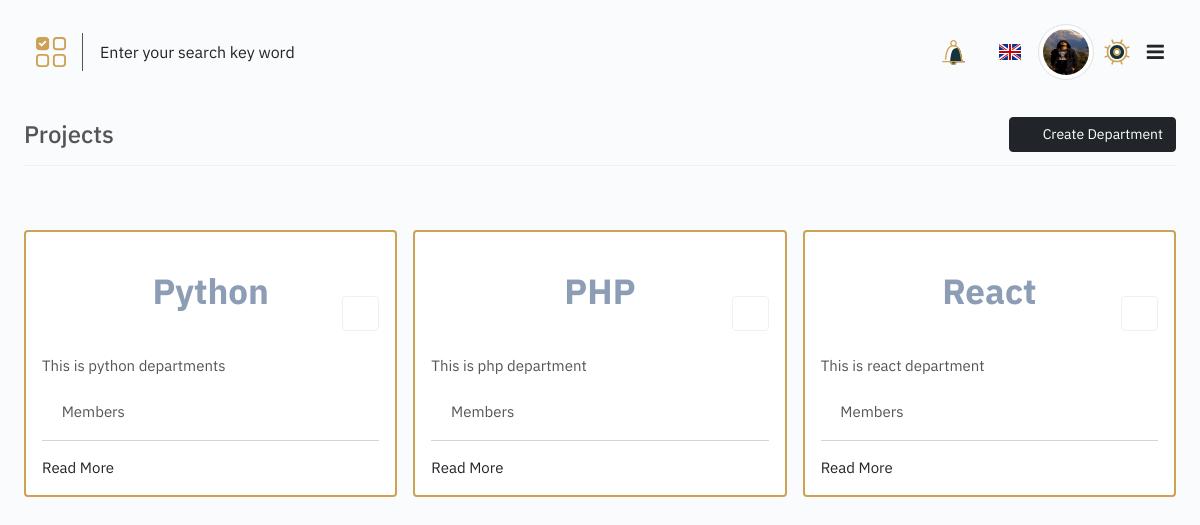
/departments_/ (signed in), run on the app's committed database.
### accounts/models.py (models this page shows, shortened)
class User(AbstractBaseUser, PermissionsMixin):
    username = models.CharField(max_length=255, null=True, blank=True)
    fullname = models.CharField(max_length=255, null=True, blank=True)
    image = models.ImageField(default='avatar.jpg', upload_to='profile_pics')
    email = models.EmailField('email address', max_length=255, unique=True, error_messages={'unique': "A user with that email already exists.", })
    contact = models.BigIntegerField(null=True, blank=True)
    education = models.CharField(max_length=255, null=True, blank=True)
    experience = models.CharField(max_length=255, null=True, blank=True)
    City = models.CharField(max_length=255, null=True, blank=True)
    description = models.TextField(max_length=500, null=True, blank=True)
    department = models.ForeignKey(Departments, on_delete=models.CASCADE, null=True, blank=True)
    address = models.CharField(max_length=1000, null=True, blank=True)
    country = models.CharField(max_length=1000, null=True, blank=True)
    designation = models.CharField(max_length=255, null=True, blank=True)
    is_admin = models.BooleanField('admin',default=True,help_text=('Designates whether this user should be treated as active. ''Unselect this instead of deleting accounts.'), )
    is_active = models.BooleanField('active',default=True,help_text=('Designates whether this user should be treated as active. ''Unselect this instead of deleting accounts.'),)
    is_staff = models.BooleanField('staff status',default=False,help_text='Designates whether the user can log into this admin site.',)
    is_projectmanager = models.BooleanField('project manager status', default=False,help_text='Designates whether the user can log into this admin site.', )
    is_employee = models.BooleanField(default=False)
    is_TeamLeader = models.BooleanField(default=False)
    date_joined = models.DateTimeField(null=True, blank=True)
    USERNAME_FIELD = 'email'
    EMAIL_FIELD = 'email'
    REQUIRED_FIELDS = []
    objects = UserManager()

### departments/models.py (models this page shows, shortened)
class Departments(models.Model):
    name = models.CharField(max_length=255, null=True, blank=True)
    description = models.TextField(null=True, blank=True)

### departments/views.py (the view)
# urls.py: path('', include('departments.urls')),
def departments(request):
    data = Departments.objects.all()
    department_name = []
    department_count = {}
    for obj in data:
        department_name.append(obj.name)
    for department in department_name:
        department_count[department] = User.objects.filter(department__name=department).count()
    if request.method == "POST":
        create_form = DepartmentsForm(request.POST)
        if create_form.is_valid():
            create_form.save()
        return redirect('admin_departments')
    else:
        department_form = DepartmentsForm()
    context = {'data': data, 'department_count': department_count, 'department_form':department_form}
    return render(request, 'Admin_templates/department.html', context)

### departments/forms.py
class DepartmentsForm(forms.ModelForm):
    class Meta:
        model = Departments
        fields = ('name', 'description')
        widgets = {
            'name': forms.TextInput(
                attrs={'type': 'text', 'for': "exampleFormControlInput877", 'class': 'form-control',
                       'placeholder': 'Project Name'}),
            'description': forms.Textarea(
                attrs={'type': 'text', 'for': "exampleFormControlInput877", 'class': 'form-select',
                       'placeholder':'Project Description'})
        }

### templates/Admin_templates/department.html (shortened to what this page needs)
{% extends 'Base.html' %}
{% load static %}
{% block content %}
<div class="row align-items-center">
    <div class="border-0 mb-4">
        <div class="card-header p-0 no-bg bg-transparent align-items-center px-0 d-flex border-bottom flex-wrap">
            <h3 class="h4 py-3 mb-0">Projects</h3>
            <div class="d-flex py-2 project-tab flex-wrap w-sm-100 ms-auto">
                <button type="button" class="btn btn-dark w-sm-100 mb-2 mb-md-0" data-bs-toggle="modal" data-bs-target="#createproject"><i class="icofont-plus-circle me-2 fs-6"></i>Create Department</button>
            </div>
        </div>
    </div>
</div>
<div class="row align-items-center">
                        <div class="col-lg-12 col-md-12 flex-column">
                            <div class="tab-content mt-4 project-board">
                                <div class="tab-pane fade show active" id="All-list">
                                    <div class="row g-3 gy-5 py-3 row-deck">
                                        {% for i in data %}
                                        <div class="col-xxl-4 col-xl-4 col-lg-4 col-md-6 col-sm-6">
                                            <div class="card">
                                                <div class="card-body">
                                                    <div class="d-flex align-items-center justify-content-between mt-5">
                                                        <div class="lesson_name">
                                                            <a href="{% url 'department_details' i.name %}"><span style="font-size:35px;" class="small text-muted project_name fw-bold">{{i.name}}</span></a>
                                                        </div>
                                                        <div class="btn-group" role="group" aria-label="Basic outlined example">
                                                            <button type="button" class="btn btn-outline-secondary" data-bs-toggle="modal" data-bs-target="#deleteproject"><a href="#"><i class="icofont-ui-delete text-danger"></i></a></button>
                                                        </div>
                                                    </div>
                                                    <div class="row g-2 pt-4">
                                                        <p>{{i.description}}</p>
                                                        <div class="col-6">
                                                            <div class="d-flex align-items-center">
                                                                <i class="icofont-group-students "></i>
                                                                <span class="ms-2">{{i.department_count.Python}} Members</span>
                                                            </div>
                                                        </div>
                                                    </div>
                                                    <div class="dividers-block"></div>
                                                    <a href="{% url 'department_details' i.name %}">Read More</a>
                                                </div>
                                            </div>
                                        </div>
                                    {% endfor %}
                                </div>
                            </div>
                        </div>
                    </div>
                </div>
            </div>
     {% endblock content %}

### templates/Base.html (shortened to what this page needs)
<!doctype html>
{% load static %}
<html class="no-js" lang="en" dir="ltr">
<head>
    <link href='https://unpkg.com/boxicons@2.0.7/css/boxicons.min.css' rel='stylesheet'>
    <link rel="stylesheet" href="{% static 'assets/plugin/light-gallery/css/lightgallery.css' %}">
    <link rel="stylesheet" type="text/css" href="{% static 'css/cards_departments.css' %}">
    <link rel="stylesheet" href="https://cdnjs.cloudflare.com/ajax/libs/font-awesome/5.15.3/css/all.min.css"/>
    <link rel="stylesheet" href="{% static 'assets/css/timetracker.style.min.css' %}">
</head>
<body>
    <div id="timetracker-layout" class="theme-mist">
        <div class="main px-lg-4 px-md-4">
            <div class="header">
                <nav class="navbar py-4">
                    <div class="container-xxl">
                        <div class="h-right d-flex align-items-center mr-5 mr-lg-0 order-1">
                            <div class="dropdown notifications">
                                <a class="nav-link dropdown-toggle pulse" href="#" role="button" data-bs-toggle="dropdown">
                                </a>
                            </div>
                            <div class="dropdown">
                                <a class="nav-link dropdown-toggle pulse" href="#" role="button" data-bs-toggle="dropdown">
                                    <img src="{% static 'dist/assets/images/flag/GB.png' %}" alt="">
                                </a>
                            </div>
                            <div class="dropdown user-profile ml-2 ml-sm-3 d-flex align-items-center">
                                <a class="nav-link dropdown-toggle pulse p-0" href="#" role="button" data-bs-toggle="dropdown" data-bs-display="static">
                                    <img class="avatar lg rounded-circle img-thumbnail" src="{{user.image.url}}" alt="profile">
                                </a>
                            </div>
                            <div class="setting ms-2">
                                <a href="#" data-bs-toggle="modal" data-bs-target="#Settingmodal">
                                </a>
                            </div>
                        </div>
                        <button class="navbar-toggler p-0 border-0 menu-toggle order-3" type="button" data-bs-toggle="collapse" data-bs-target="#mainHeader">
                            <span class="fa fa-bars"></span>
                        </button>
                        <div class="order-0 col-lg-4 col-md-6 col-sm-12 col-12 mb-3 mb-md-0 d-flex align-items-center">
                            <a class="menu-toggle-option me-3 text-primary d-flex align-items-center" href="#" title="Menu Option">
                            </a>
                            <div class="main-search border-start px-3 flex-fill">
                                <input class="form-control" type="text" placeholder="Enter your search key word">
                            </div>
                        </div>
                    </div>
                </nav>
            </div>
            {% block content %}
            {% endblock %}
        </div>
</body>
</html>

### data on the page
User: image (picture)
Departments: name "Python", description "This is python departments"
Departments: name "PHP", description "This is php department"
Departments: name "React", description "This is react department"
